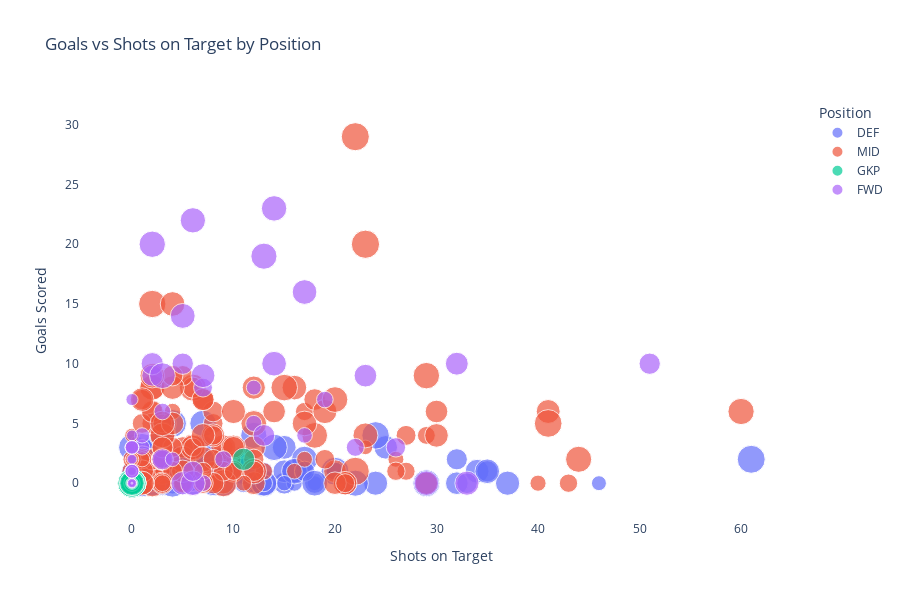

Write notebook code for a chart like this one.
### Markdown cell above
## Playing Time Analysis Insights

### Minutes Distribution Patterns
1. **Position-based Patterns**
   - Goalkeepers show highest consistency in minutes played
   - Defenders typically accumulate more minutes than attackers
   - Midfielders show high variance due to tactical rotations

2. **Squad Utilization**
   - Clear three-tier distribution:
     * Core players (>80 minutes per game)
     * Rotation players (45-80 minutes per game)
     * Squad players (<45 minutes per game)
   - Position-specific rotation patterns visible

3. **Management Implications**
   - Workload management visible in minute distribution
   - Impact of substitution patterns
   - Squad depth utilization across positions

### Performance Analysis Considerations
- Need for per-90-minutes normalization
- Impact of playing time on cumulative stats
- Consideration of sample size for rate statistics

### Code cell
# Enhanced Correlation Analysis

# Select key metrics for correlation analysis
key_metrics = [
    'Goals', 'Assists', 'Shots', 'Shots On Target', 'Conversion %',
    'Passes', 'Passes %', 'Through Balls',
    'Tackles', 'Interceptions', 'Clearances',
    'Progressive Carries', 'Minutes'
]

# Calculate correlation matrix
corr_matrix = df[key_metrics].corr(method='spearman')

# Create correlation heatmap with improved styling
plt.figure(figsize=(12, 10))
sns.heatmap(
    corr_matrix,
    annot=True,
    cmap='coolwarm',
    center=0,
    fmt='.2f',
    square=True,
    mask=np.triu(np.ones_like(corr_matrix, dtype=bool))
)
plt.title('Correlation Matrix of Key Performance Metrics')
plt.tight_layout()
plt.show()

# Create scatter plot for highest correlated offensive metrics
fig = px.scatter(
    df,
    x='Shots On Target',
    y='Goals',
    color='Position',
    size='Minutes',
    hover_data=['Player Name', 'Club'],
    title='Goals vs Shots on Target by Position',
    labels={
        'Shots On Target': 'Shots on Target',
        'Goals': 'Goals Scored'
    }
)

fig.update_layout(
    height=600,
    width=900,
    plot_bgcolor='white'
)

fig.show()

### Figure 1 — Plotly figure (JSON) as saved in the notebook; plotly's stock layout.template omitted (floating-point values rounded to 4 significant figures; data arrays with more than 128 entries replaced by an {"elided": "..."} marker saying what was removed)
{"data": [{"customdata": {"elided": "202x2 str values"}, "hovertemplate": "Position=DEF<br>Shots on Target=%{x}<br>Goals Scored=%{y}<br>Minutes=%{marker.size}<br>Player Name=%{customdata[0]}<br>Club=%{customdata[1]}<extra></extra>", "legendgroup": "DEF", "marker": {"color": "#636efa", "size": {"elided": "202 int values"}, "sizemode": "area", "sizeref": 8.55, "symbol": "circle"}, "mode": "markers", "name": "DEF", "orientation": "v", "showlegend": true, "type": "scatter", "x": {"elided": "202 int values"}, "xaxis": "x", "y": {"elided": "202 int values"}, "yaxis": "y"}, {"customdata": {"elided": "229x2 str values"}, "hovertemplate": "Position=MID<br>Shots on Target=%{x}<br>Goals Scored=%{y}<br>Minutes=%{marker.size}<br>Player Name=%{customdata[0]}<br>Club=%{customdata[1]}<extra></extra>", "legendgroup": "MID", "marker": {"color": "#EF553B", "size": {"elided": "229 int values"}, "sizemode": "area", "sizeref": 8.55, "symbol": "circle"}, "mode": "markers", "name": "MID", "orientation": "v", "showlegend": true, "type": "scatter", "x": {"elided": "229 int values"}, "xaxis": "x", "y": {"elided": "229 int values"}, "yaxis": "y"}, {"customdata": [["David Raya", "Arsenal"], ["Neto", "Arsenal"], ["Emiliano Martínez", "Aston Villa"], ["Robin Olsen", "Aston Villa"], ["Kepa", "Bournemouth"], ["Mark Travers", "Bournemouth"], ["Hákon Valdimarsson", "Brentford"], ["Mark Flekken", "Brentford"], ["Bart Verbruggen", "Brighton & Hove Albion"], ["Jason Steele", "Brighton & Hove Albion"], ["Filip Jørgensen", "Chelsea"], ["Robert Sánchez", "Chelsea"], ["Dean Henderson", "Crystal Palace"], ["Jordan Pickford", "Everton"], ["Bernd Leno", "Fulham"], ["Josh King", "Fulham"], ["Arijanet Muric", "Ipswich Town"], ["Christian Walton", "Ipswich Town"], ["Danny Ward", "Leicester City"], ["Jakub Stolarczyk", "Leicester City"], ["Mads Hermansen", "Leicester City"], ["Alisson Becker", "Liverpool"], ["Caoimhín Kelleher", "Liverpool"], ["Vítezslav Jaros", "Liverpool"], ["Ederson", "Manchester City"], ["Stefan Ortega", "Manchester City"], ["Altay Bayindir", "Manchester United"], ["André Onana", "Manchester United"], ["Martin Dúbravka", "Newcastle United"], ["Nick Pope", "Newcastle United"], ["Matz Sels", "Nottingham Forest"], ["Aaron Ramsdale", "Southampton"], ["Alex McCarthy", "Southampton"], ["Joe Lumley", "Southampton"], ["Antonín Kinsky", "Tottenham Hotspur"], ["Brandon Austin", "Tottenham Hotspur"], ["Fraser Forster", "Tottenham Hotspur"], ["Guglielmo Vicario", "Tottenham Hotspur"], ["Alphonse Areola", "West Ham United"], ["Emerson", "West Ham United"], ["Lukasz Fabianski", "West Ham United"], ["Dan Bentley", "Wolverhampton Wanderers"], ["José Sá", "Wolverhampton Wanderers"], ["Sam Johnstone", "Wolverhampton Wanderers"], ["Tom King", "Wolverhampton Wanderers"]], "hovertemplate": "Position=GKP<br>Shots on Target=%{x}<br>Goals Scored=%{y}<br>Minutes=%{marker.size}<br>Player Name=%{customdata[0]}<br>Club=%{customdata[1]}<extra></extra>", "legendgroup": "GKP", "marker": {"color": "#00cc96", "size": [3420, 180, 3195, 225, 2790, 450, 144, 3276, 3240, 180, 540, 2880, 3420, 3420, 3420, 126, 1620, 630, 135, 900, 2385, 2509, 900, 11, 2321, 1099, 360, 3060, 900, 2520, 3420, 2700, 450, 270, 540, 90, 630, 2160, 2259, 2126, 1161, 180, 2609, 630, 1], "sizemode": "area", "sizeref": 8.55, "symbol": "circle"}, "mode": "markers", "name": "GKP", "orientation": "v", "showlegend": true, "type": "scatter", "x": [0, 0, 0, 0, 0, 0, 0, 0, 0, 0, 0, 0, 0, 0, 0, 0, 0, 0, 0, 0, 0, 0, 0, 0, 0, 0, 0, 0, 0, 0, 0, 0, 0, 0, 0, 0, 0, 0, 0, 11, 0, 0, 0, 0, 0], "xaxis": "x", "y": [0, 0, 0, 0, 0, 0, 0, 0, 0, 0, 0, 0, 0, 0, 0, 0, 0, 0, 0, 0, 0, 0, 0, 0, 0, 0, 0, 0, 0, 0, 0, 0, 0, 0, 0, 0, 0, 0, 0, 2, 0, 0, 0, 0, 0], "yaxis": "y"}, {"customdata": {"elided": "86x2 str values"}, "hovertemplate": "Position=FWD<br>Shots on Target=%{x}<br>Goals Scored=%{y}<br>Minutes=%{marker.size}<br>Player Name=%{customdata[0]}<br>Club=%{customdata[1]}<extra></extra>", "legendgroup": "FWD", "marker": {"color": "#ab63fa", "size": [603, 1874, 6, 298, 626, 2610, 105, 331, 2335, 1, 1, 446, 11, 168, 2927, 2122, 1953, 2608, 364, 2238, 1, 178, 4, 1026, 2654, 1252, 331, 1528, 1613, 2440, 42, 1, 21, 2505, 951, 253, 125, 649, 1170, 2612, 1001, 21, 2839, 105, 142, 721, 1, 1938, 1118, 1194, 104, 5, 27, 2741, 1182, 1770, 160, 1392, 2013, 2769, 357, 124, 2976, 840, 281, 400, 143, 448, 1432, 240, 1044, 385, 1874, 31, 2206, 913, 361, 500, 10, 849, 780, 270, 387, 844, 788, 2599], "sizemode": "area", "sizeref": 8.55, "symbol": "circle"}, "mode": "markers", "name": "FWD", "orientation": "v", "showlegend": true, "type": "scatter", "x": [0, 2, 0, 0, 0, 17, 0, 0, 5, 0, 0, 0, 0, 0, 13, 2, 5, 14, 0, 32, 0, 0, 0, 1, 5, 9, 0, 7, 26, 7, 0, 0, 0, 33, 12, 0, 0, 0, 7, 6, 1, 0, 3, 0, 0, 0, 0, 51, 12, 3, 0, 0, 0, 6, 19, 6, 0, 22, 13, 14, 0, 0, 2, 0, 0, 0, 0, 0, 3, 0, 17, 0, 3, 0, 23, 4, 0, 0, 0, 0, 0, 0, 0, 0, 0, 29], "xaxis": "x", "y": [3, 9, 0, 3, 7, 16, 1, 2, 0, 0, 0, 2, 0, 0, 19, 10, 10, 10, 1, 10, 0, 1, 0, 3, 14, 2, 0, 8, 3, 9, 0, 0, 0, 0, 8, 0, 0, 3, 0, 0, 4, 0, 9, 0, 0, 1, 0, 10, 5, 6, 0, 0, 0, 22, 7, 1, 0, 3, 4, 23, 0, 1, 20, 3, 1, 1, 0, 0, 2, 0, 4, 1, 2, 0, 9, 2, 0, 4, 0, 1, 1, 1, 1, 1, 3, 0], "yaxis": "y"}], "layout": {"height": 600, "legend": {"itemsizing": "constant", "title": {"text": "Position"}, "tracegroupgap": 0}, "plot_bgcolor": "white", "title": {"text": "Goals vs Shots on Target by Position"}, "width": 900, "xaxis": {"anchor": "y", "domain": [0, 1], "title": {"text": "Shots on Target"}}, "yaxis": {"anchor": "x", "domain": [0, 1], "title": {"text": "Goals Scored"}}}}
